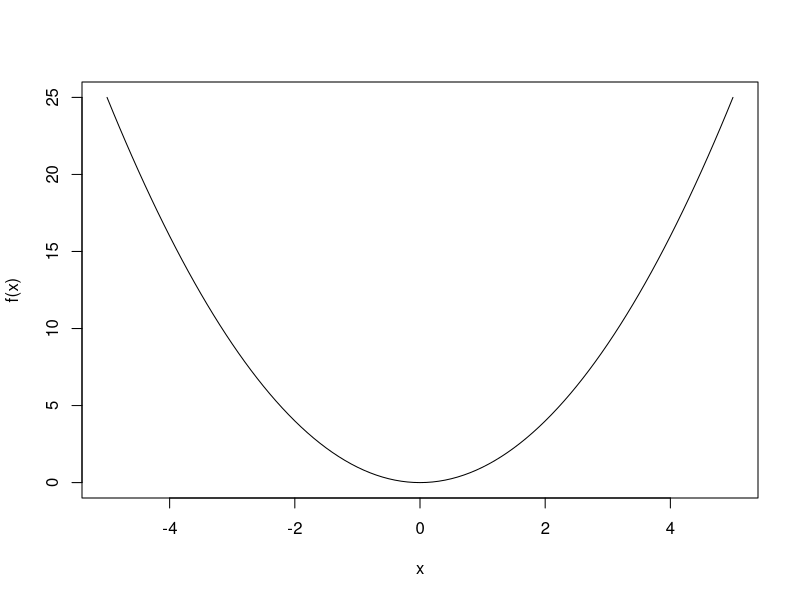
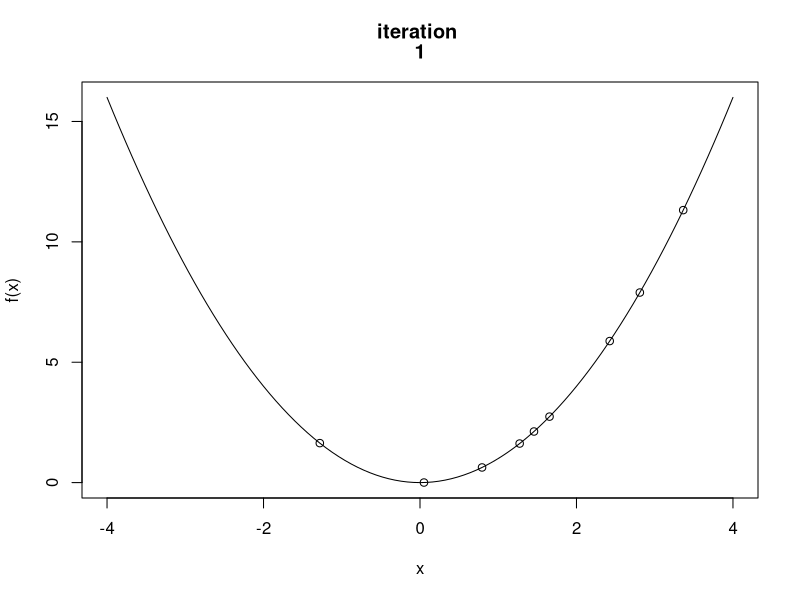
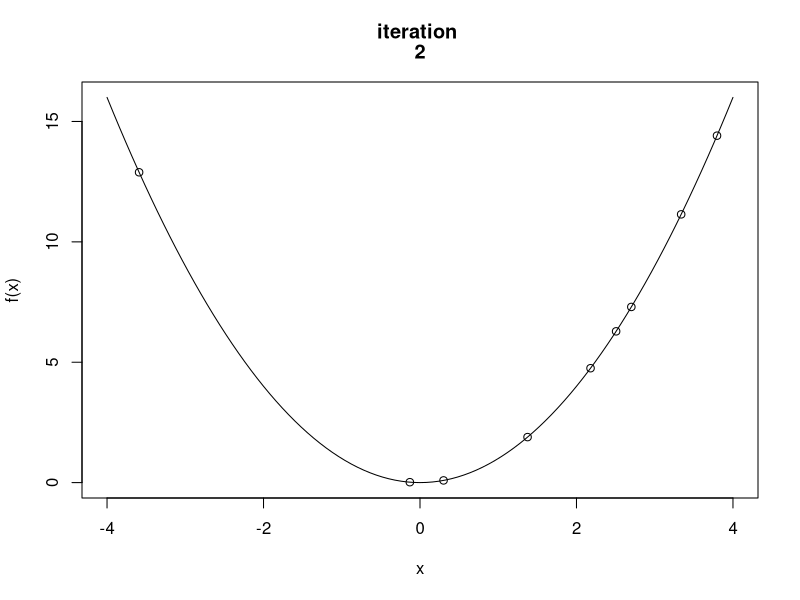
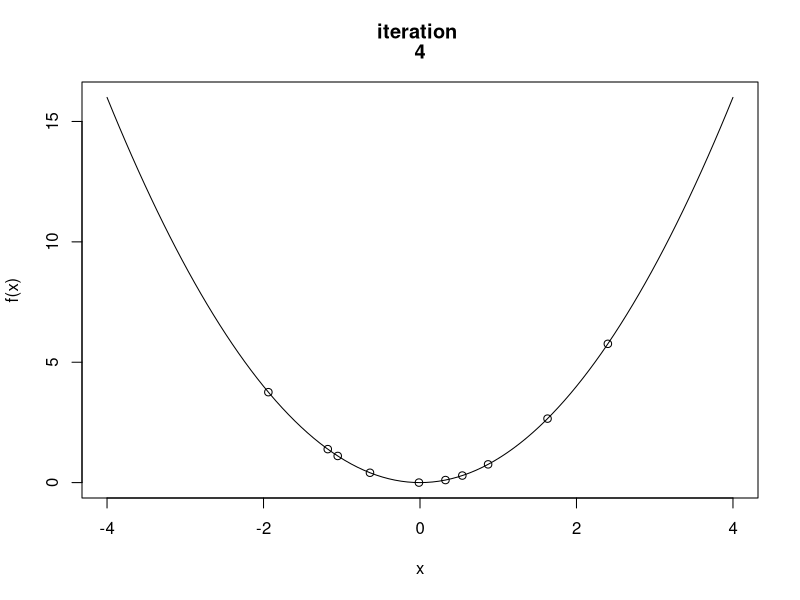
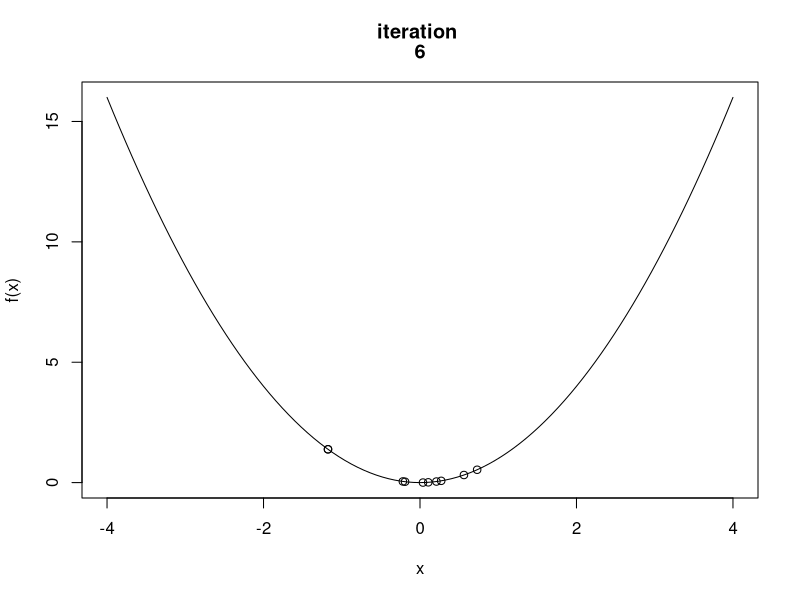
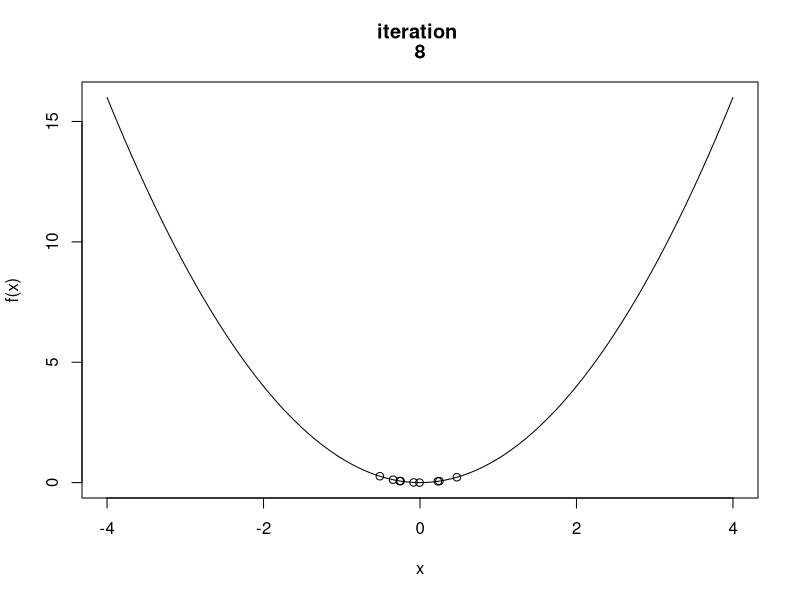
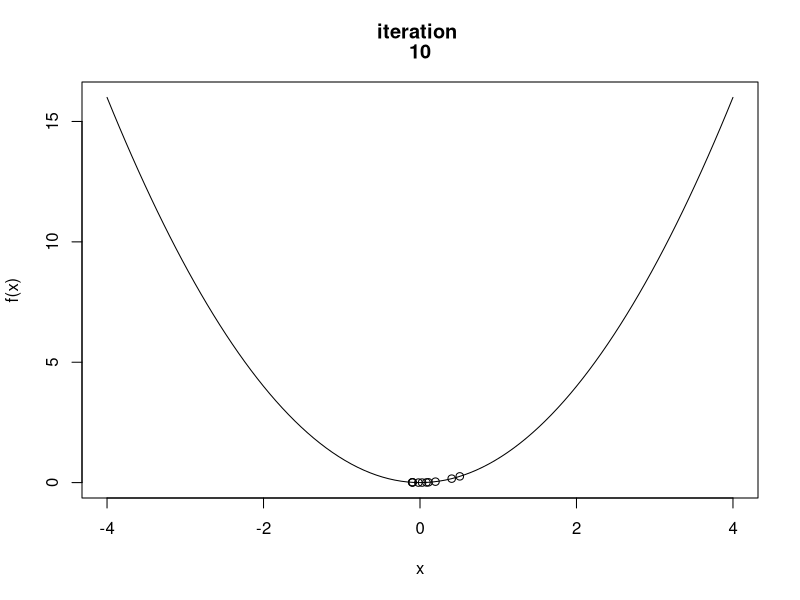
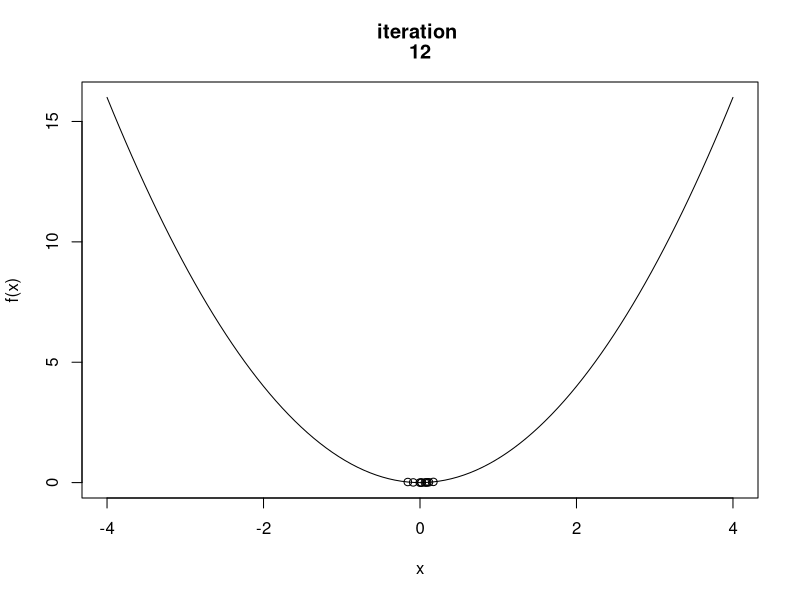

The R script that drew these images, in order:
## ---- chunk 1
knitr::opts_chunk$set(echo = TRUE)
## ---- chunk 2
set.seed(123)
#Simple function

f <- function(x){
  return(x^2)
}

curve(f(x),-5,5)

swarm <- function(S,lower, upper,omega,phiP,phiG){
  best_swarm <- lower
  #particle positions
  x <- rep(0,S)
  #particle best positions
  p <- rep(0,S)
  #particle velocities
  v <- rep(0,S)
  
  #for each particle i 
  for (i in 1:S){
    #initial position
    x[i] <- runif(1,lower,upper)
    p[i] <- x[i]
    
    if(f(p[i]) < f(best_swarm)){
      best_swarm <- p[i]
    }
    
    #initial velocity
    v[i] <- runif(1,-abs(upper-lower),abs(upper-lower))
  }
  #print(x)
  #print(p)
  #print(v)
  #print(best_swarm)
  for(j in 1:100){
    
    for (i in 1:S){
      rp <- runif(1,0,1)
      rg <- runif(1,0,1)
      
      v[i] <- omega*v[i] + phiP*rp*(p[i]-x[i]) + phiG*rg*(best_swarm-x[i])
      
      x[i] <- x[i] + v[i]
      
      if (f(x[i]) < f(p[i])){
        p[i] <- x[i]
        
        #update best position in the swarm
        if (f(p[i]) < f(best_swarm)){
          best_swarm <- p[i]
        }
      }
    }
    if((j%%2 == 0 && j < 20) || j == 1){
      curve(f,lower,upper,main = c("iteration ",j))
      points(x,f(x))
    }
    
  }
  cat("best x value: ",best_swarm,"\n")
  cat("minimum: ",f(best_swarm),"\n")
  cat("\n")
}

swarm(10,-4,4,.5,.5,.5)

#more complex function
f <- function(x){
  return(x^3 - 9*x)
}
curve(f,-2,4)

swarm(10,-2,4,.5,.5,.5)

